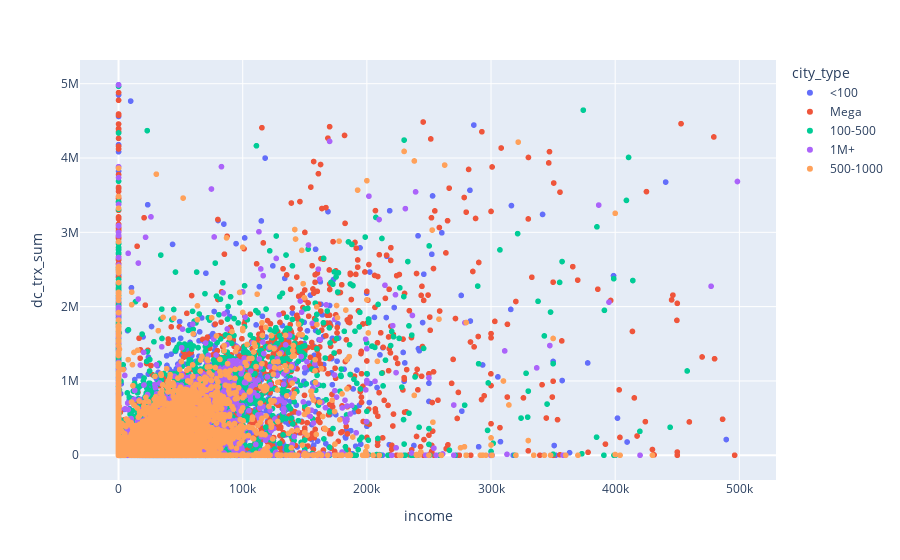

Write notebook code for a chart like this one.
### Code cell
# диаграмма рассеяния

fig = px.scatter(df[(df.income<500000) & (df.dc_trx_sum<5000000)], x="income", y="dc_trx_sum", color="city_type")
fig.show()

### Figure 1 — Plotly figure (JSON) as saved in the notebook; plotly's stock layout.template omitted (floating-point values rounded to 4 significant figures; data arrays with more than 128 entries replaced by an {"elided": "..."} marker saying what was removed)
{"data": [{"hovertemplate": "city_type=<100<br>income=%{x}<br>dc_trx_sum=%{y}<extra></extra>", "legendgroup": "<100", "marker": {"color": "#636efa", "symbol": "circle"}, "mode": "markers", "name": "<100", "showlegend": true, "type": "scattergl", "x": {"elided": "15400 float values"}, "xaxis": "x", "y": {"elided": "15400 float values"}, "yaxis": "y"}, {"hovertemplate": "city_type=Mega<br>income=%{x}<br>dc_trx_sum=%{y}<extra></extra>", "legendgroup": "Mega", "marker": {"color": "#EF553B", "symbol": "circle"}, "mode": "markers", "name": "Mega", "showlegend": true, "type": "scattergl", "x": {"elided": "8863 float values"}, "xaxis": "x", "y": {"elided": "8863 float values"}, "yaxis": "y"}, {"hovertemplate": "city_type=100-500<br>income=%{x}<br>dc_trx_sum=%{y}<extra></extra>", "legendgroup": "100-500", "marker": {"color": "#00cc96", "symbol": "circle"}, "mode": "markers", "name": "100-500", "showlegend": true, "type": "scattergl", "x": {"elided": "10701 float values"}, "xaxis": "x", "y": {"elided": "10701 float values"}, "yaxis": "y"}, {"hovertemplate": "city_type=1M+<br>income=%{x}<br>dc_trx_sum=%{y}<extra></extra>", "legendgroup": "1M+", "marker": {"color": "#ab63fa", "symbol": "circle"}, "mode": "markers", "name": "1M+", "showlegend": true, "type": "scattergl", "x": {"elided": "7888 float values"}, "xaxis": "x", "y": {"elided": "7888 float values"}, "yaxis": "y"}, {"hovertemplate": "city_type=500-1000<br>income=%{x}<br>dc_trx_sum=%{y}<extra></extra>", "legendgroup": "500-1000", "marker": {"color": "#FFA15A", "symbol": "circle"}, "mode": "markers", "name": "500-1000", "showlegend": true, "type": "scattergl", "x": {"elided": "6973 float values"}, "xaxis": "x", "y": {"elided": "6973 float values"}, "yaxis": "y"}], "layout": {"legend": {"title": {"text": "city_type"}, "tracegroupgap": 0}, "margin": {"t": 60}, "xaxis": {"anchor": "y", "domain": [0, 1], "title": {"text": "income"}}, "yaxis": {"anchor": "x", "domain": [0, 1], "title": {"text": "dc_trx_sum"}}}}
